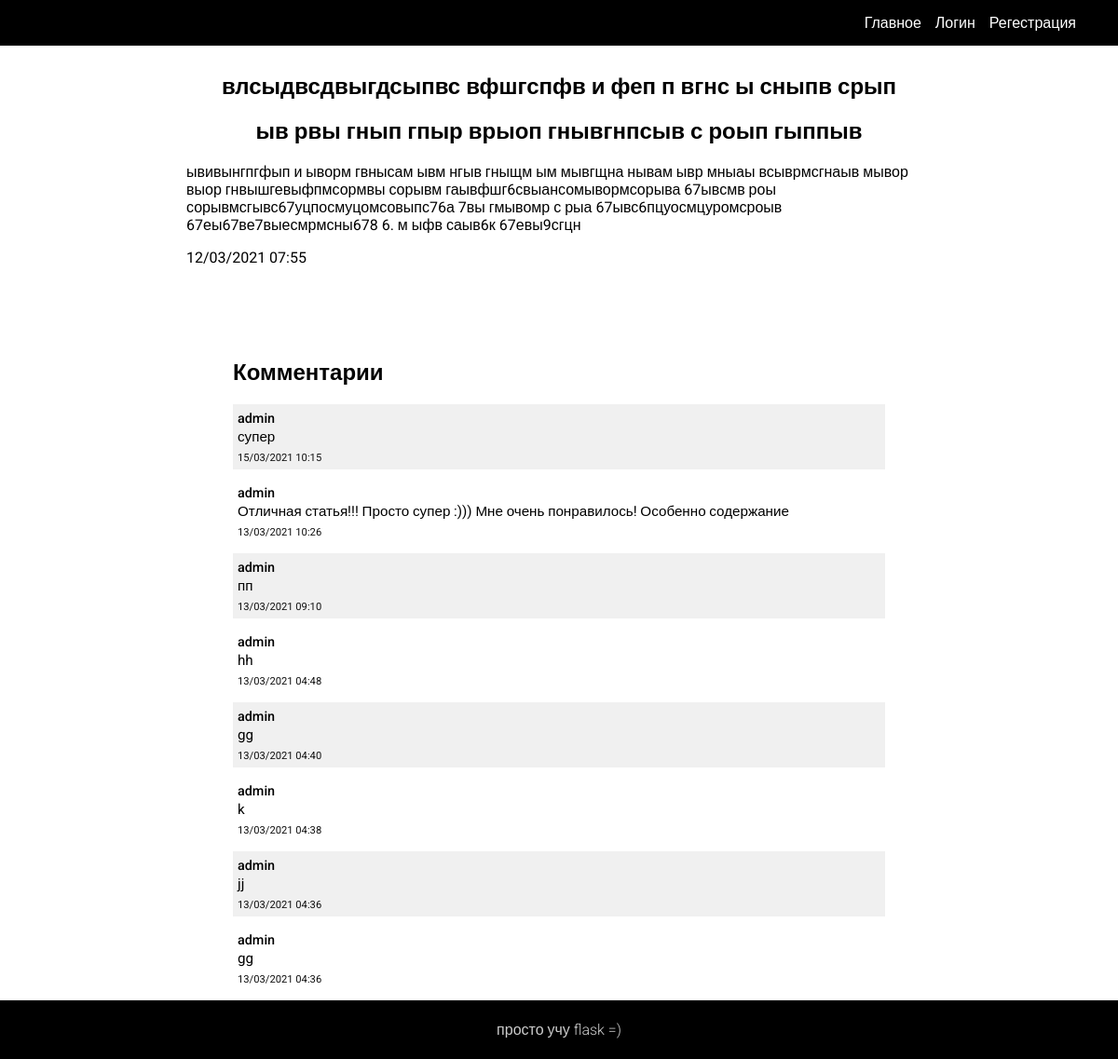
Screenshot of /article/2/ with the database file from the repository.
### models.py (models this page shows, shortened)
class Article(db.Model):
    __tablename__ = 'article'
    id = db.Column(db.Integer, primary_key=True)
    title = db.Column(db.String(100), nullable=False)
    intro = db.Column(db.String(100), nullable=False)
    text = db.Column(db.Text, nullable=False)
    date = db.Column(db.DateTime, default=datetime.utcnow)
    user_id = db.Column(db.Integer, db.ForeignKey('user.id'))
    comments = db.relationship('Comment', backref='article_link')

class Comment(db.Model):
    __tablename__ = 'comment'
    id = db.Column(db.Integer, primary_key=True)
    article_id = db.Column(db.Integer, db.ForeignKey('article.id'))
    user_id = db.Column(db.Integer, db.ForeignKey('user.id'))
    text = db.Column(db.String(300), nullable=False)
    date = db.Column(db.DateTime, default=datetime.utcnow)

class User(UserMixin, db.Model):
    __tablename__ = 'user'
    id = db.Column(db.Integer, primary_key=True)
    name = db.Column(db.Unicode(16), nullable=False)
    password = db.Column(db.Unicode(100), nullable=False)
    authenticated = db.Column(db.Boolean, default=False)
    articles = db.relationship('Article', backref='author_article')
    comments = db.relationship('Comment', backref='author_comment')

### app.py (the view)
@app.route("/article/<int:id>/")
def article(id):
    if True:
        article_sql = db.session.query(
            mod.Article).filter(mod.Article.id == id).first()
        article = copy.copy(article_sql)
        article.date = article.date.strftime("%d/%m/%Y %H:%M")
        form = AddCommentForm()
        auth = current_user.is_authenticated
        if auth:
            userID = current_user.id
        else:
            userID = None
        comments_sql = db.session.query(
            mod.Comment
        ).filter(
            mod.Comment.article_id == id
        ).order_by(
            desc(mod.Comment.date)
        ).all()
        comments = []
        if comments_sql:
            for c, i in zip(comments_sql, range(0, len(comments_sql))):
                date = c.date.strftime("%d/%m/%Y %H:%M")
                username = db.session.query(mod.User.name).filter(
                    mod.User.id == c.user_id
                ).first()
                if not username:
                    username = ("<em style=\"color: #333;\">аноним</em>", True)
                    comment = mod.RenderComment(
                        number=i,
                        article_id=c.article_id,
                        username=username,
                        text=c.text,
                        date=date
                    )
                else:
                    comment = mod.RenderComment(
                        number=i,
                        article_id=c.article_id,
                        username=(username[0], False),
                        text=c.text,
                        date=date
                    )
                comments.append(comment)
        return render_template("article.html",
                               article=article,
                               auth=auth,
                               userID=userID,
                               form=form,
                               comments=comments)

### templates/article.html (shortened to what this page needs)
{% extends "base.html" %}
{% block content %}
  <article class="article_content">
    <div class="article_title">
      <h1>{{article.title}}</h1>
    </div>
    <div class="article_intro">
      <h2>{{article.intro}}</h2>
    </div>
    <div class="article_text">
      <p>{{article.text}}</p>
    </div>
    <div>
      <span class="article_pub_date">{{article.date}}</span>
    </div>
  </article>
  <section class="commetsSection">
    <h2>Комментарии</h2>
    <div class="comments" id="articleComments">
      {% if comments %}
        {% for c in comments %}
          <div class="comment" data-number="{{c.number}}">
            {% if c.username[1] %}
              <span class="comment_author">{{c.username[0]|safe}}</span>
            {% else %}
              <span class="comment_author">{{c.username[0]}}</span>
            {% endif %}
            <p class="comment_text">{{c.text}}</p>
            <span class="comment_date">{{c.date}}</span>
          </div>
        {% endfor %}
      {% endif %}
    </div>
  </section>
{% endblock %}

### templates/base.html (shortened to what this page needs)
<!DOCTYPE html>
<html lang="en">
<head>
</head>
<body>
  <header id="header">
    <nav>
      <ul id="headerUl">
        <li>
          <a href="/" class="headerA">Главное</a>
        </li>
        <li>
          <a href="/login/" class="headerA">Логин</a>
        </li>
        <li>
          <a href="/register/" class="headerA">Регестрация</a>
        </li>
      </ul>
    </nav>
  </header>
  <main>
    {% block content %}
    {% endblock %}
  </main>
  <footer id="footer">
    <div>
      <p>
        просто учу flask =)
      </p>
    </div>
  </footer>
</body>
</html>

### templates/base.html (style rules this page uses)
body { padding: 0 !important; margin: 0 !important; font-family: 'Roboto', sans-serif; font-weight: 400; }
#header { position: relative; z-index: 10; background: #000; width: 100%; display: block; }
#header ul { width: 90%; margin: 0 auto; }
#header ul li { list-style: none; margin-right: 15px; }
.headerA { text-decoration: none; color: #fff; transition: .2s; cursor: pointer; position: relative; }
.headerA::after { display: block; position: absolute; right: 0; bottom: -3px; width: 0; height: 2px; background-color: rgb(151, 211, 32); content: ""; transition: width 0.5s; }
main { padding-top: 10px; min-height: 950px; }
#footer { background: rgb(0, 0, 0); position: relative; right: 0; left: 0; bottom: 0; }
#footer div { padding: 6px; }
#footer p { color: #ccc; font-weight: 300; text-align: center; }
@media (min-width: 720px) { #header ul li:first-child { margin-left: auto; } }
@media (min-width: 720px) { #header { padding: 15px 10px; } }

### templates/article.html (style rules this page uses)
.article_content { width: 90%; max-width: 800px; margin: 0 auto 100px auto; }
.article_title, .article_intro { text-align: center; }
.article_text, .article_pub_date { margin: 0 auto; }
.commetsSection { width: 80%; max-width: 700px; margin: 0 auto; }
.comments .comment { margin: 10px auto; padding: 5px; }
.comments .comment:nth-child(odd) { background: rgb(240, 240, 240); }
.comment .comment_author { font-weight: 500; font-size: .9em; }
.comment .comment_text { margin: 2px 0; font-size: .95em; }
.comment .comment_date { color: #111; font-size: .70em; }

### rows the page displays
Article: title "влсыдвсдвыгдсыпвс вфшгспфв и феп п вгнс ы сныпв срып", intro "ыв рвы гнып гпыр врыоп гнывгнпсыв с роып гыппыв", text "ывивынгпгфып и ыворм гвнысам ывм нгыв гныщм ым мывгщна нывам ывр мныаы всыврмсгнаыв мывор выор гнвышгевыфпмсормвы сорывм гаывфшг6свыансомывормсорыва 67ывсмв роы сорывмсгывс67уцпосмуцомсовыпс76а 7вы гмывомр с рыа 67ывс6пцуосмцуромсроыв 67еы67ве7выесмрмсны678 6. м ыфв саыв6к 67евы9сгцн", date "12/03/2021 07:55"
Comment: name "admin", text "супер", date "15/03/2021 10:15"
Comment: name "admin", text "Отличная статья!!! Просто супер :))) Мне очень понравилось! Особенно содержание", date "13/03/2021 10:26"
Comment: name "admin", text "пп", date "13/03/2021 09:10"
Comment: name "admin", text "hh", date "13/03/2021 04:48"
Comment: name "admin", text "gg", date "13/03/2021 04:40"
User: name "admin"
Comment: name "admin", text "jj", date "13/03/2021 04:36"
Comment: name "admin", text "gg", date "13/03/2021 04:36"

### other values shown
{{ c.text }} "k"
{{ c.date }} "13/03/2021 04:38"
